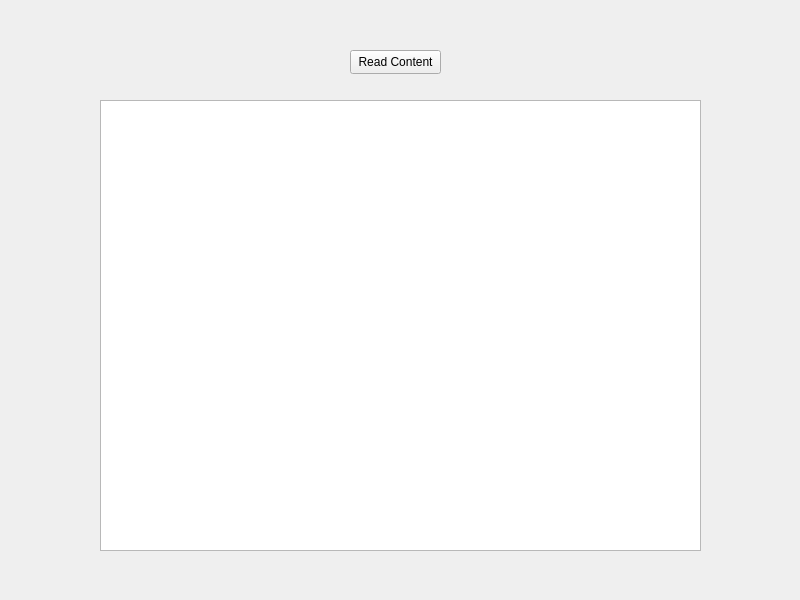
<?xml version="1.0" encoding="UTF-8"?>
<ui version="4.0">
 <class>MainWindow</class>
 <widget class="QMainWindow" name="MainWindow">
  <property name="geometry">
   <rect>
    <x>0</x>
    <y>0</y>
    <width>800</width>
    <height>600</height>
   </rect>
  </property>
  <property name="windowTitle">
   <string>MainWindow</string>
  </property>
  <widget class="QWidget" name="centralwidget">
   <widget class="QPushButton" name="readContent">
    <property name="geometry">
     <rect>
      <x>350</x>
      <y>50</y>
      <width>91</width>
      <height>24</height>
     </rect>
    </property>
    <property name="text">
     <string>Read Content</string>
    </property>
   </widget>
   <widget class="QPlainTextEdit" name="text">
    <property name="geometry">
     <rect>
      <x>100</x>
      <y>100</y>
      <width>601</width>
      <height>451</height>
     </rect>
    </property>
   </widget>
  </widget>
 </widget>
 <resources/>
 <connections/>
</ui>
